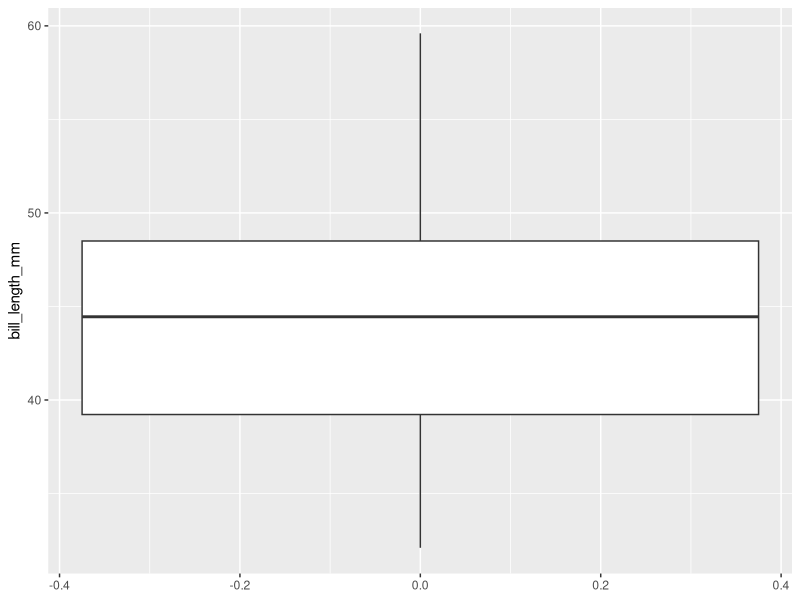
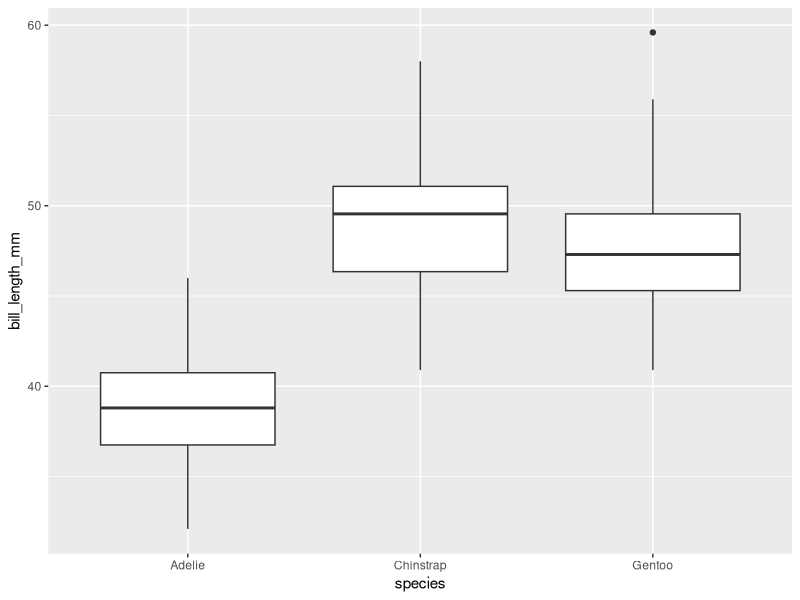

The R source for these figures, in order: (Note: this script raises an error after producing the figures.)
## ---- chunk 1
knitr::opts_chunk$set(echo = TRUE)
## ---- chunk 2
library(palmerpenguins)
library(tidyverse)
## ---- chunk 3
ggplot(data = penguins) +
  geom_boxplot(mapping = aes(y = bill_length_mm))
## ---- chunk 4
penguins %>% filter(is.na(bill_length_mm))
## ---- chunk 5
## By negating the `is.na` condition:
penguins_noNA <- penguins %>% filter(!is.na(bill_length_mm))

## Or using the specialized `drop_na` function:
penguins_noNA <- penguins %>% drop_na(bill_length_mm)
## ---- chunk 6
ggplot(data = penguins) +
  geom_boxplot(mapping = aes(y = bill_length_mm, x = species))
## ---- chunk 7
ggplot(data = penguins) +
  geom_boxplot(mapping = aes(y = bill_length_mm, x = species),
               outlier.shape = NA) +
  geom_point()
## ---- chunk 8
ggplot(data = penguins,
       mapping = aes(y = bill_length_mm, x = species)) +
  geom_boxplot(outlier.shape = NA) +
  geom_point()
## ---- chunk 9
ggplot(data = penguins,
       mapping = aes(y = bill_length_mm, x = species)) +
  geom_boxplot(outlier.shape = NA) +
  geom_point(position = "jitter", size = 1)
## ---- chunk 10
ggplot(data = penguins,
       aes(y = bill_length_mm, x = species)) +
  geom_boxplot(outlier.shape = NA) +
  geom_point(mapping = aes(color = "blue"),
             position = "jitter")
## ---- chunk 11
ggplot(data = penguins,
       mapping = aes(y = bill_length_mm, x = species)) +
  geom_boxplot(outlier.shape = NA) +
  geom_point(color = "blue",
             position = "jitter")
## ---- chunk 12
ggplot(data = penguins,
       mapping = aes(y = bill_length_mm, x = species)) +
  geom_violin()
## ---- chunk 13
ggplot(data = penguins,
       mapping = aes(x = species, y = bill_length_mm)) +
  geom_boxplot(outlier.shape = NA) +
  geom_point(position = "jitter", size = 1, color = "grey70")
## ---- chunk 14
ggplot(data = penguins,
       mapping = aes(x = species, y = bill_length_mm)) +
  geom_boxplot(outlier.shape = NA) +
  geom_point(position = "jitter", size = 1, color = "grey70") +
  theme_classic()
## ---- chunk 15
ggplot(data = penguins,
       mapping = aes(x = species, y = bill_length_mm)) +
  geom_boxplot(outlier.shape = NA) +
  geom_point(position = "jitter", size = 1, color = "grey70") +
  theme_classic(base_size = 14)
## ---- chunk 16
ggplot(data = penguins,
       mapping = aes(x = species, y = bill_length_mm)) +
  geom_boxplot(outlier.shape = NA) +
  geom_point(position = "jitter", size = 1, color = "grey70") +
  theme_classic(base_size = 14) +
  theme(axis.text = element_text(size = 14),
        axis.title = element_text(size = 14))
## ---- chunk 17
ggplot(data = penguins,
       mapping = aes(x = species, y = bill_length_mm)) +
  geom_boxplot(outlier.shape = NA) +
  geom_point(position = "jitter", size = 1, color = "grey70") +
  theme_classic(base_size = 14) +
  labs(title = "Penguin Bill Length by Species",
       subtitle = "Collected at Palmer Station, Antarctica",
       x = "Penguin species",     # x-axis label
       y = "Bill length (mm)")    # y-axis label
## ---- chunk 18
ggplot(data = penguins,
       mapping = aes(x = species, y = bill_length_mm)) +
  geom_boxplot(outlier.shape = NA) +
  geom_point(position = "jitter", size = 1, color = "grey70") +
  theme_bw(base_size = 14,
                base_line_size = 1,
                base_family = "cursive") +
  labs(title = "Penguin Bill Length by Species and Sex",
       subtitle = "Collected at Palmer Station, Antarctica",
       x = "Penguin Species", 
       y = "Bill length (mm)")
## ---- chunk 19
ggplot(data = penguins,
       mapping = aes(x = species, y = bill_length_mm)) +
  geom_boxplot(outlier.shape = NA) +
  geom_point(position = "jitter", size = 1,
             mapping = aes(color = sex)) +
  theme_classic(base_size = 14) +
  labs(title = "Penguin Bill Length by Species and Sex",
       subtitle = "Collected at Palmer Station, Antarctica",
       x = "Penguin Species",
       y = "Bill length (mm)")
## ---- chunk 20
ggplot(data = penguins,
       mapping = aes(x = species, y = bill_length_mm)) +
  geom_boxplot(outlier.shape = NA) +
  geom_point(position = "jitter", size = 1,
             mapping = aes(color = sex)) +
  theme_classic(base_size = 14) +
  theme(legend.position = "top") +
  labs(title = "Penguin Bill Length by Species and Sex",
       subtitle = "Collected at Palmer Station, Antarctica",
       x = "Penguin Species",
       y = "Bill length (mm)")
## ---- chunk 21
penguins %>%
  drop_na(sex) %>%
  ggplot(mapping = aes(x = species,
                       y = bill_length_mm,
                       fill = sex)) +   # Now mapping sex to "fill"
  geom_boxplot() +    # We now do want to see the outliers!
  theme_classic(base_size = 14) +
  labs(title = "Penguin Bill Length by Species and Sex",
       subtitle = "Collected at Palmer Station, Antarctica",
       x = "Penguin Species",
       y = "Bill length (mm)")
